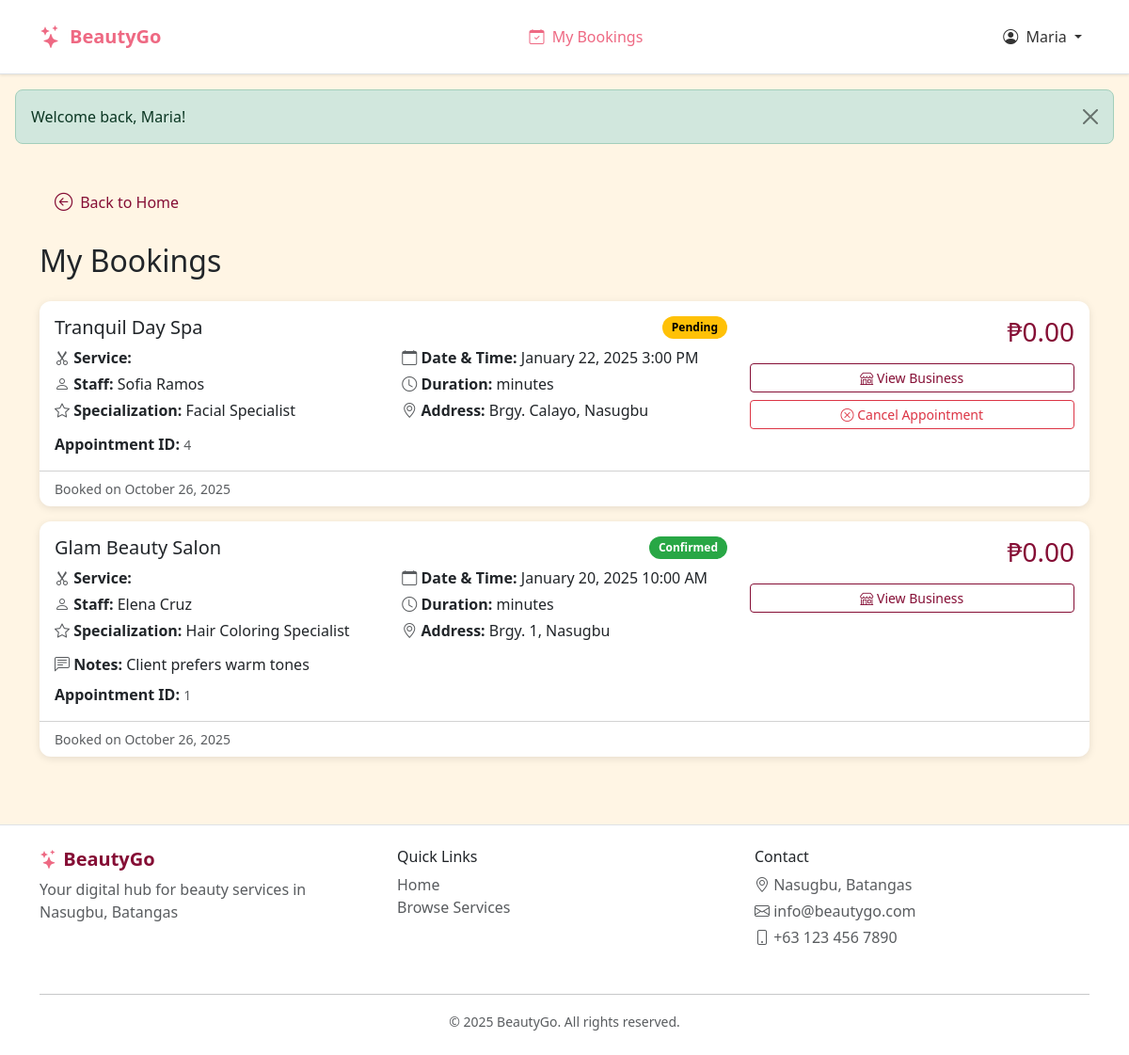
The app's page /my-bookings.php (signed in) with its own data.
### tables this page shows
CREATE TABLE `customers` (
  `customer_id` int(11) NOT NULL,
  `fname` varchar(255) DEFAULT NULL,
  `mname` varchar(255) DEFAULT NULL,
  `surname` varchar(255) DEFAULT NULL,
  `cstmr_num` varchar(255) DEFAULT NULL,
  `cstmr_email` varchar(255) DEFAULT NULL,
  `cstmr_password` varchar(255) DEFAULT NULL,
  `cstmr_address` varchar(255) DEFAULT NULL,
  `registration_date` timestamp NOT NULL DEFAULT current_timestamp(),
  `profile_pic` longblob DEFAULT NULL
);

CREATE TABLE `appointments` (
  `appointment_id` int(11) NOT NULL,
  `customer_id` int(11) NOT NULL,
  `employ_id` int(11) NOT NULL,
  `service_id` int(11) NOT NULL,
  `set_date` timestamp NULL DEFAULT current_timestamp() COMMENT 'when it was created',
  `appoint_date` datetime NOT NULL COMMENT 'Combined date and time of appointment',
  `end_date` datetime DEFAULT NULL COMMENT 'when the appointment changed status to completed',
  `appoint_status` varchar(255) NOT NULL COMMENT 'pending, confirmed, cancelled, completed',
  `appoint_desc` text DEFAULT NULL
);

CREATE TABLE `businesses` (
  `business_id` int(11) NOT NULL,
  `business_name` varchar(255) DEFAULT NULL,
  `business_type` varchar(255) DEFAULT NULL,
  `business_desc` text DEFAULT NULL,
  `business_num` varchar(255) DEFAULT NULL,
  `business_email` varchar(255) DEFAULT NULL,
  `business_password` varchar(255) DEFAULT NULL,
  `business_address` varchar(255) DEFAULT NULL,
  `opening_hour` time NOT NULL,
  `closing_hour` time NOT NULL,
  `city` varchar(50) NOT NULL,
  `location` point DEFAULT NULL
);

CREATE TABLE `employees` (
  `employ_id` int(11) NOT NULL,
  `service_id` int(11) DEFAULT NULL,
  `business_id` int(11) DEFAULT NULL,
  `employ_fname` varchar(255) NOT NULL,
  `employ_lname` varchar(255) NOT NULL,
  `employ_bio` text DEFAULT NULL,
  `specialization` varchar(50) NOT NULL,
  `skills` varchar(255) NOT NULL,
  `employ_status` varchar(255) NOT NULL,
  `employ_img` longblob DEFAULT NULL
);

### functions.php (called while the page is built, shortened)
<?php
function getCustomerById($id) {
    $conn = getDbConnection();
    $stmt = $conn->prepare("SELECT * FROM customers WHERE customer_id = ?");
    $stmt->bind_param("i", $id);
    $stmt->execute();
    $result = $stmt->get_result();
    $data = $result->fetch_assoc();
    return $data;
}
function getCustomerAppointments($customerId) {
    $conn = getDbConnection();
    $stmt = $conn->prepare("
        SELECT
            a.*,
            e.employ_fname AS staff_fname,
            e.employ_lname AS staff_lname,
            e.specialization,
            s.service_name,
            s.cost,
            s.duration,
            b.business_name,
            b.business_address
        FROM appointments a
        LEFT JOIN employees e ON a.employ_id = e.employ_id
        LEFT JOIN services s ON e.service_id = s.service_id
        LEFT JOIN businesses b ON e.business_id = b.business_id
        WHERE a.customer_id = ?
        ORDER BY a.appoint_date DESC
    ");
    $stmt->bind_param("i", $customerId);
    $stmt->execute();
    $result = $stmt->get_result();
    $data = $result->fetch_all(MYSQLI_ASSOC);
    return $data;
}
function isLoggedIn(): bool {
    return isset($_SESSION['customer_id']) || isset($_SESSION['business_id']);
}
function isBusinessLoggedIn(): bool {
    return isset($_SESSION['business_id']);
}
function isCustomerLoggedIn(): bool {
    return isset($_SESSION['customer_id']);
}
function getCurrentCustomer() {
    if (!empty($_SESSION['customer_id'])) {
        return getCustomerById($_SESSION['customer_id']);
    }
    return null;
}
function formatDate(?string $date): string {
    return date('F j, Y', strtotime($date));
}
function formatDateTime(?string $datetime): string {
    return date('F j, Y g:i A', strtotime($datetime));
}
?>

### my-bookings.php (the view, shortened to what this page needs)
<?php
require_once 'functions.php';
$customer = getCurrentCustomer();
$appointments = getCustomerAppointments($customer['customer_id']);
usort($appointments, function($a, $b) {
    return strtotime($b['set_date']) - strtotime($a['set_date']);
});
include 'includes/header.php';
?>
<main>
    <div class="container my-4">
        <a href="index.php" class="back-button">
            <i class="bi bi-arrow-left-circle"></i>
            <span>Back to Home</span>
        </a>
        <h2 class="mb-4">My Bookings</h2>
        <?php if (empty($appointments)): ?>
            <div class="card">
                <div class="card-body">
                    <div class="empty-state">
                        <i class="bi bi-calendar-x"></i>
                        <h4>No Appointments Yet</h4>
                        <p>You haven't made any appointments. Browse our businesses to get started!</p>
                        <a href="index.php" class="btn btn-primary">Browse Businesses</a>
                    </div>
                </div>
            </div>
        <?php else: ?>
            <?php foreach ($appointments as $appointment): ?>
                <div class="card mb-3">
                    <div class="card-body">
                        <div class="row">
                            <div class="col-md-8">
                                <div class="d-flex justify-content-between align-items-start mb-2">
                                    <h5 class="mb-0"><?php echo htmlspecialchars($appointment['business_name']); ?></h5>
                                    <span class="badge status-<?php echo $appointment['appoint_status']; ?>">
                                        <?php echo ucfirst($appointment['appoint_status']); ?>
                                    </span>
                                </div>
                                <div class="row mb-2">
                                    <div class="col-md-6">
                                        <p class="mb-1">
                                            <i class="bi bi-scissors text-muted"></i>
                                            <strong>Service:</strong> <?php echo htmlspecialchars($appointment['service_name']); ?>
                                        </p>
                                        <p class="mb-1">
                                            <i class="bi bi-person text-muted"></i>
                                            <strong>Staff:</strong> <?php echo htmlspecialchars($appointment['staff_fname'] . ' ' . $appointment['staff_lname']); ?>
                                        </p>
                                        <p class="mb-1">
                                            <i class="bi bi-star text-muted"></i>
                                            <strong>Specialization:</strong> <?php echo htmlspecialchars($appointment['specialization']); ?>
                                        </p>
                                    </div>
                                    <div class="col-md-6">
                                        <p class="mb-1">
                                            <i class="bi bi-calendar text-muted"></i>
                                            <strong>Date & Time:</strong> <?php echo formatDateTime($appointment['appoint_date']); ?>
                                        </p>
                                        <p class="mb-1">
                                            <i class="bi bi-clock text-muted"></i>
                                            <strong>Duration:</strong> <?php echo $appointment['duration']; ?> minutes
                                        </p>
                                        <p class="mb-1">
                                            <i class="bi bi-geo-alt text-muted"></i>
                                            <strong>Address:</strong> <?php echo htmlspecialchars($appointment['business_address']); ?>
                                        </p>
                                    </div>
                                </div>
                                <?php if (!empty($appointment['appoint_desc'])): ?>
                                    <p class="mb-1">
                                        <i class="bi bi-chat-left-text text-muted"></i>
                                        <strong>Notes:</strong> <?php echo htmlspecialchars($appointment['appoint_desc']); ?>
                                    </p>
                                <?php endif; ?>
                                <p class="mb-0 mt-2">
                                    <strong>Appointment ID:</strong> <small class="text-muted"><?php echo $appointment['appointment_id']; ?></small>
                                </p>
                            </div>
                            <div class="col-md-4 text-end">
                                <div class="mb-3">
                                    <h3 style="color: var(--color-burgundy);">₱<?php echo number_format($appointment['cost'], 2); ?></h3>
                                </div>
                                <div class="d-grid gap-2">
                                    <a href="business-detail.php?id=<?php echo $appointment['business_id']; ?>" class="btn btn-outline-primary btn-sm">
                                        <i class="bi bi-shop"></i> View Business
                                    </a>
                                    <?php if ($appointment['appoint_status'] == 'pending'): ?>
                                        <button class="btn btn-outline-danger btn-sm" onclick="if(confirm('Cancel this appointment?')) { updateAppointmentStatus('<?php echo $appointment['appointment_id']; ?>', 'cancelled'); }">
                                            <i class="bi bi-x-circle"></i> Cancel Appointment
                                        </button>
                                    <?php endif; ?>
                                </div>
                            </div>
                        </div>
                    </div>
                    <div class="card-footer bg-transparent text-muted small">
                        Booked on <?php echo formatDate($appointment['set_date']); ?>
                    </div>
                </div>
            <?php endforeach; ?>
        <?php endif; ?>
    </div>
</main>
<?php include 'includes/footer.php'; ?>

### includes/header.php (shortened to what this page needs)
<!DOCTYPE html>
<html lang="en">
<head>
    <link href="https://cdn.jsdelivr.net/npm/bootstrap@5.3.0/dist/css/bootstrap.min.css" rel="stylesheet">
    <link rel="stylesheet" href="https://cdn.jsdelivr.net/npm/bootstrap-icons@1.10.0/font/bootstrap-icons.css">
    <link rel="stylesheet" href="styles.css?v=<?php echo time(); ?>">
</head>
<body>
    <nav class="navbar navbar-expand-lg navbar-light bg-white border-bottom sticky-top">
        <div class="container">
            <a class="navbar-brand brand-logo-new" href="index.php">
                <i class="bi bi-stars"></i> <span>BeautyGo</span>
            </a>
            <div class="collapse navbar-collapse" id="navbarNav">
                <ul class="navbar-nav mx-auto">
                    <?php if (isCustomerLoggedIn()): ?>
                        <li class="nav-item">
                            <a class="nav-link nav-link-new" href="my-bookings.php">
                                <i class="bi bi-calendar-check"></i> My Bookings
                            </a>
                        </li>
                    <?php endif; ?>
                </ul>
                <ul class="navbar-nav">
                    <?php if (isLoggedIn()): ?>
                        <?php
                        if (isBusinessLoggedIn()) {
                            $currentUser = getCurrentBusiness();
                            $displayName = $currentUser['business_name'] ?? 'Business';
                        } else {
                            $currentUser = getCurrentCustomer();
                            $displayName = $currentUser['fname'] ?? 'User';
                        }
                        ?>
                        <?php if (isBusinessLoggedIn()): ?>
                            <li class="nav-item dropdown">
                                <a class="nav-link dropdown-toggle" href="#" id="businessDropdown" role="button" data-bs-toggle="dropdown">
                                    <i class="bi bi-buildings"></i> <?php echo htmlspecialchars($displayName); ?>
                                </a>
                                <ul class="dropdown-menu dropdown-menu-end">
                                    <li><a class="dropdown-item" href="business-dashboard.php">Dashboard</a></li>
                                    <li><a class="dropdown-item" href="business-profile.php">Profile</a></li>
                                    <li><hr class="dropdown-divider"></li>
                                    <li>
                                        <form action="auth.php" method="POST" class="d-inline">
                                            <input type="hidden" name="action" value="logout">
                                            <button type="submit" class="dropdown-item">Logout</button>
                                        </form>
                                    </li>
                                </ul>
                            </li>
                        <?php else: ?>
                            <li class="nav-item dropdown">
                                <a class="nav-link dropdown-toggle" href="#" id="userDropdown" role="button" data-bs-toggle="dropdown">
                                    <i class="bi bi-person-circle"></i> <?php echo htmlspecialchars($displayName); ?>
                                </a>
                            </li>
                        <?php endif; ?>
                    <?php endif; ?>
                </ul>
            </div>
        </div>
    </nav>
    <?php if (isset($_SESSION['success'])): ?>
        <div class="alert alert-success alert-dismissible fade show m-3" role="alert">
            <?php echo $_SESSION['success']; unset($_SESSION['success']); ?>
            <button type="button" class="btn-close" data-bs-dismiss="alert"></button>
        </div>
    <?php endif; ?>

### styles.css (style rules this page uses)
:root { --color-burgundy: #850E35; --color-rose: #EE6983; --color-pink: #FFC4C4; --color-cream: #FFF5E4; }
body { background-color: var(--color-cream); min-height: 100vh; display: flex; flex-direction: column; }
main { flex: 1; }
.brand-logo-new { display: flex; align-items: center; gap: 0.5rem; font-size: 1.25rem; font-weight: 600; color: var(--color-rose); text-decoration: none; }
.brand-logo-new i { font-size: 1.5rem; }
.navbar { box-shadow: 0 1px 3px rgba(0, 0, 0, 0.1); padding: 1rem 0; }
.nav-link { color: #333; transition: color 0.3s; }
.nav-link-new { color: var(--color-rose); font-weight: 500; padding: 0.5rem 1rem; transition: color 0.3s; }
.nav-link-new i { margin-right: 0.25rem; }
.nav-link.dropdown-toggle { max-width: 200px; overflow: hidden; text-overflow: ellipsis; white-space: nowrap; }
.nav-link.dropdown-toggle i { flex-shrink: 0; margin-right: 0.25rem; }
.btn-outline-primary { color: var(--color-burgundy); border-color: var(--color-burgundy); }
.card { border: none; border-radius: 12px; box-shadow: 0 2px 8px rgba(0, 0, 0, 0.1); transition: transform 0.3s, box-shadow 0.3s; margin-bottom: 1.5rem; }
.badge { padding: 0.5em 0.8em; border-radius: 20px; }
.alert { border-radius: 8px; }
.status-pending { background-color: #ffc107; color: #000; }
.status-confirmed { background-color: #28a745; color: #fff; }

### my-bookings.php (style rules this page uses)
.back-button { display: inline-flex; align-items: center; gap: 8px; color: var(--color-burgundy); text-decoration: none; font-weight: 500; padding: 8px 16px; border-radius: 8px; transition: all 0.3s ease; margin-bottom: 20px; }
.back-button i { font-size: 1.2rem; }
.status-pending { background-color: #ffc107; color: #000; }
.status-confirmed { background-color: #28a745; color: #fff; }

### records on screen
customers: fname "Maria"
appointments: businesses.business_name "Tranquil Day Spa", appoint_status "Pending", employ.employ_lname "Sofia Ramos", employ.specialization "Facial Specialist", appoint_date "January 22, 2025 3:00 PM", businesses.business_address "Brgy. Calayo, Nasugbu", appointment_id "4", cost "0.00", set_date "October 26, 2025"
appointments: businesses.business_name "Glam Beauty Salon", appoint_status "Confirmed", employ.employ_lname "Elena Cruz", employ.specialization "Hair Coloring Specialist", appoint_date "January 20, 2025 10:00 AM", businesses.business_address "Brgy. 1, Nasugbu", appoint_desc "Client prefers warm tones", appointment_id "1", cost "0.00", set_date "October 26, 2025"

### other values on screen
$_SESSION['success'] "Welcome back, Maria!"
